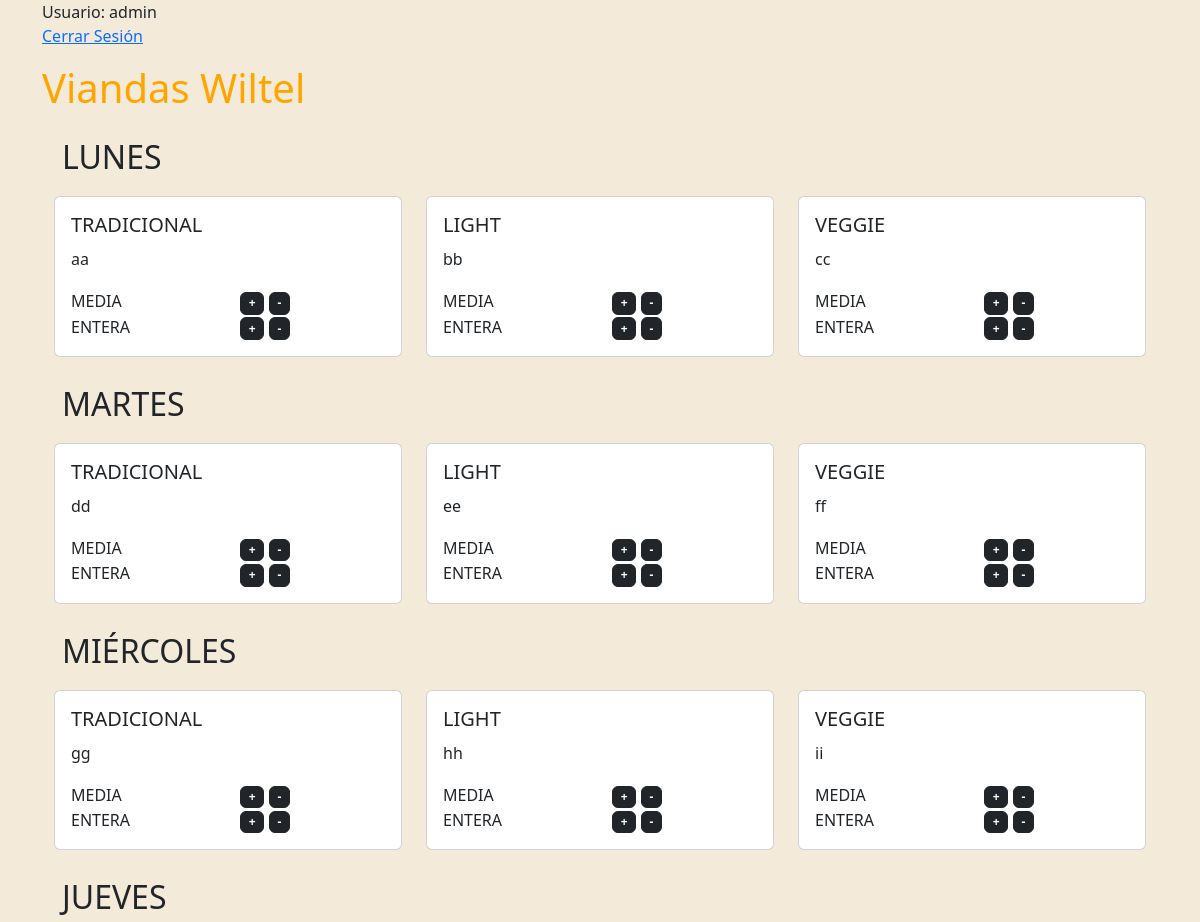
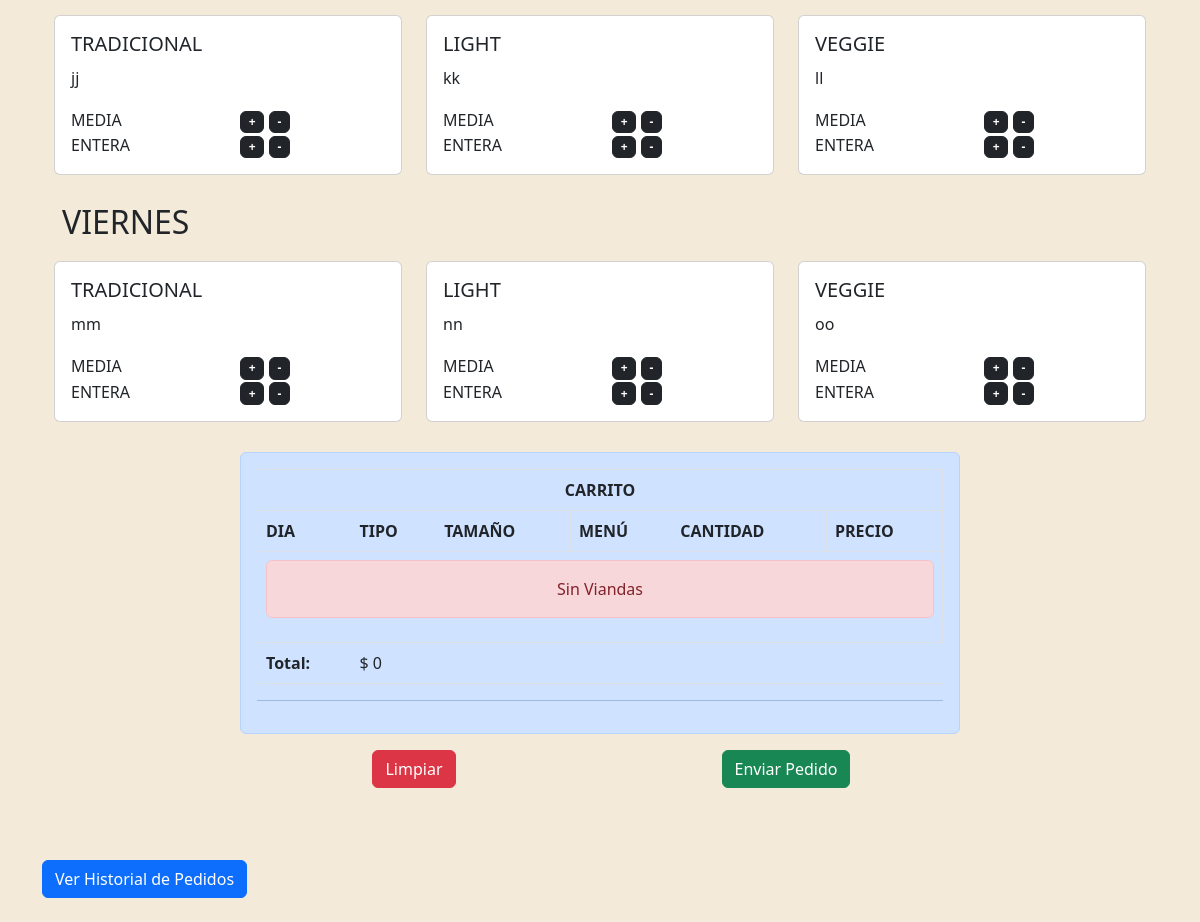
The app's page / (signed in) with its own data (2 pictures, top to bottom).
### Cometela/models.py (models this page shows, shortened)
class Vianda(models.Model):
    DIAS = (
        ('LUNES', 'Lunes'),
        ('MARTES', 'Martes'),
        ('MIERCOLES', 'Miercoles'),
        ('JUEVES', 'Jueves'),
        ('VIERNES', 'Viernes')
    )
    dia = models.CharField(choices= DIAS, null=False, max_length=20)
    fecha = models.DateField(null=True)
    descripcion = models.CharField(max_length=250)
    Estados = (
        ('ACTIVA', 'Activa'),
        ('INACTIVA', 'Inactiva')
    )
    estado = models.CharField(choices= Estados, max_length=20, null = True)
    Tipos = (
        ('TRADICIONAL', 'Tradicional'),
        ('VEGGIE', 'Veggie'),
        ('LIGHT', 'Light')
    )
    tipo = models.CharField(choices= Tipos, max_length=20)

class Tamaño(models.Model):
    Tamaños = (
        ('MEDIA', 'Media'),
        ('ENTERA', 'Entera')
    )
    tamaño = models.CharField(choices= Tamaños, max_length=20, null=True)
    precio = models.IntegerField(default=0)
    Estados = (
        ('ACTIVA', 'Activa'),
        ('INACTIVA', 'Inactiva')
    )
    estado = models.CharField(choices= Estados, max_length=20, null = True)

class ViandaTamaño(models.Model):
    vianda = models.ForeignKey(Vianda, on_delete=models.CASCADE)
    tamaño = models.ForeignKey(Tamaño, on_delete=models.CASCADE)

### Cometela/views.py (the view)
# urls.py: path('', tienda, name = "Tienda"),
@login_required(login_url="/autenticacion/iniciar_sesion")
def tienda(request):
    if (es_rrhh(request.user)):
        return rrhh(request)
    if (tiene_pedido_activo(request.user)):
        return render(request, "pedido_realizado.html")
    if (existen_viandas_activas() == False):
        return render(request, "fuera_de_termino.html")
    viandas = Vianda.objects.filter(estado='ACTIVA')
    tamaños = Tamaño.objects.filter(estado='ACTIVA')
    viandas_tamaños = ViandaTamaño.objects.all()
    viandas_tamaños_activas = []
    for x in viandas_tamaños:
        if x.vianda.estado == 'ACTIVA':
            viandas_tamaños_activas.append(x)
    dias = ['LUNES', 'MARTES', 'MIERCOLES', 'JUEVES', 'VIERNES']
    return render(request, "viandas.html", {'viandas': viandas, 'tamaños': tamaños, 'viandas_tamaños': viandas_tamaños_activas, 'dias':dias})

### Cometela/context_processor.py (called while the page is built)
def total_carrito(request):
    total = 0
    if request.user.is_authenticated:
        if "carrito" in request.session.keys():
            for key, value in request.session["carrito"].items():
                total += int(value["acumulado"])
    return {"total_carrito": total}

### Cometela/views.py (called while the page is built)
def tiene_pedido_activo(user):
    pedidos = Pedido.objects.filter(user=user).filter(estado='ACTIVO')
    if len(pedidos) == 1:
        return True
    return False

def existen_viandas_activas():
    viandas_activas = Vianda.objects.filter(estado='ACTIVA')
    if len(viandas_activas) > 0:
        return True
    return False

def es_rrhh(user):
    return user.groups.filter(name__in=['RRHH'])

### Cometela/templates/viandas.html (shortened to what this page needs)
{% extends 'base.html' %}
{% block contents %}
<div class="container ">
    <div class="row justify-content-center">
        <div class="col-lg-12">
            {% include "menus_normal.html" %}
        </div>
        <div class="col-lg-8 mb-5">
            {% include "carrito.html" %}
        </div>
    </div>
</div>
<div>
    <a href="{% url 'mostrar_pedidos' %}" class="btn btn-primary mt-4 mb-4">Ver Historial de Pedidos</a>
</div>
{% endblock %}

### Cometela/templates/base.html (shortened to what this page needs)
{% load static %}
<!DOCTYPE html>
<html lang="en">
<head>
    <link rel="stylesheet" href="{% static 'bootstrap/css/bootstrap.min.css' %}">
    <link rel="stylesheet" href="{% static 'css/estilos.css' %}">
</head>
<body>
    <div class="container">
        <div>
            {% if user.is_authenticated %}
            Usuario: {{user.username}}
            <p><a href="{% url 'cerrar_sesion' %}">Cerrar Sesión</a></p>
            {% endif %}
        </div>
        <div class="row">
            <div class="col-12 align-self-center"><a href="{% url 'Tienda' %} " style="text-decoration: none"><h1>Viandas Wiltel</h1></a></div>
        </div>
         {% block contents %}
         {% endblock %}
    </div>
</body>
</html>

### Cometela/templates/menus_normal.html (shortened to what this page needs)
<div class="row" style="padding: 10px 0;">
    <div class="col-12">
        <div class="row">
            {% for dia in dias %}
                <div class="m-2">
                    {% if dia != 'MIERCOLES' %}
                        <h2>{{dia}}</h2>
                    {% else %}
                        <h2>MIÉRCOLES</h2>
                    {% endif %}
                </div>
                {% for vianda in viandas %}
                    {% if vianda.descripcion != '-' and vianda.dia == dia %}
                    <div class="col-lg-4 mb-4">
                        <div class="card mt-1  h-100" >
                            <div class="card-body  d-flex flex-column justify-content-between">
                                <h5 class="card-title">{{vianda.tipo}}</h5>
                                <p class="card-text">{{vianda.descripcion}}</p>
                                <div class="row">
                                    {% for tamaño in tamaños %}
                                    {% for vianda_tamaño in viandas_tamaños %}
                                    {% if vianda_tamaño.vianda == vianda and vianda_tamaño.tamaño == tamaño %}
                                        <div class="w-50">{{tamaño.tamaño}}</div>
                                        <div class="w-50">
                                            <button class="badge btn btn-dark badge-dark" onclick="Agregar('{{vianda_tamaño.id}}')" id="btnAgregar">+</button>
                                            <button class="badge btn btn-dark badge-dark" onclick="Restar('{{vianda_tamaño.id}}')" id="btnRestar">-</button>
                                        </div>
                                    {% endif %}
                                    {% endfor %}
                                    {% endfor %}
                                </div>
                            </div>
                        </div>
                    </div>
                    {% endif %}
                {% endfor %}
            {% endfor %}
        </div>
    </div>
</div>

### Cometela/static/css/estilos.css (style rules this page uses)
body { margin:0; padding: 0; box-sizing: border-box; background-color: rgb(243, 234, 217); }
h1 { color: orange; }

### records on screen
Vianda: tipo "TRADICIONAL", descripcion "aa"
Tamaño: tamaño "MEDIA"
Tamaño: tamaño "ENTERA"
Vianda: tipo "LIGHT", descripcion "bb"
Vianda: tipo "VEGGIE", descripcion "cc"
Vianda: tipo "TRADICIONAL", descripcion "dd"
Vianda: tipo "LIGHT", descripcion "ee"
Vianda: tipo "VEGGIE", descripcion "ff"
Vianda: tipo "TRADICIONAL", descripcion "gg"
Vianda: tipo "LIGHT", descripcion "hh"
Vianda: tipo "VEGGIE", descripcion "ii"
Vianda: tipo "TRADICIONAL", descripcion "jj"
Vianda: tipo "LIGHT", descripcion "kk"
Vianda: tipo "VEGGIE", descripcion "ll"
Vianda: tipo "TRADICIONAL", descripcion "mm"
Vianda: tipo "LIGHT", descripcion "nn"
Vianda: tipo "VEGGIE", descripcion "oo"

### other values on screen
{{ user.username }} "admin"
{{ dia }} "LUNES" "MARTES" "JUEVES" "VIERNES"
{{ total_carrito }} "0"
